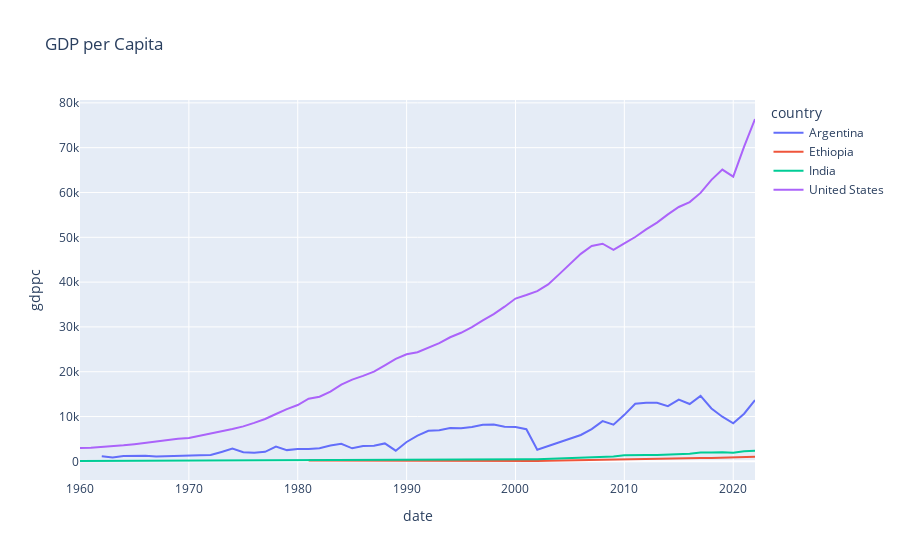
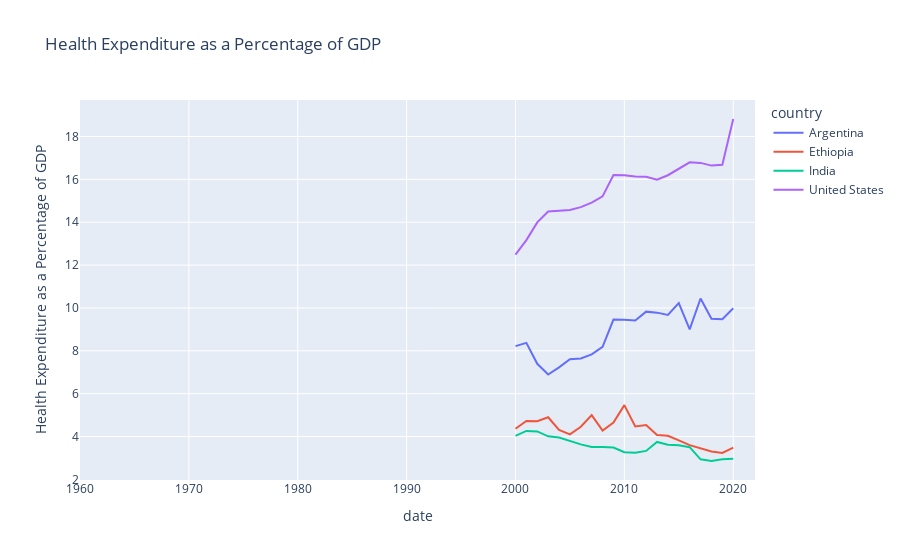
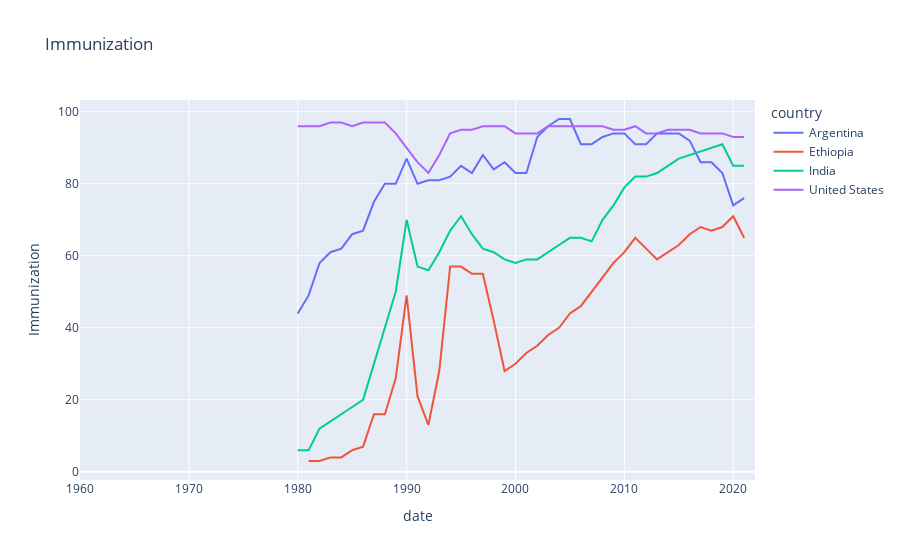
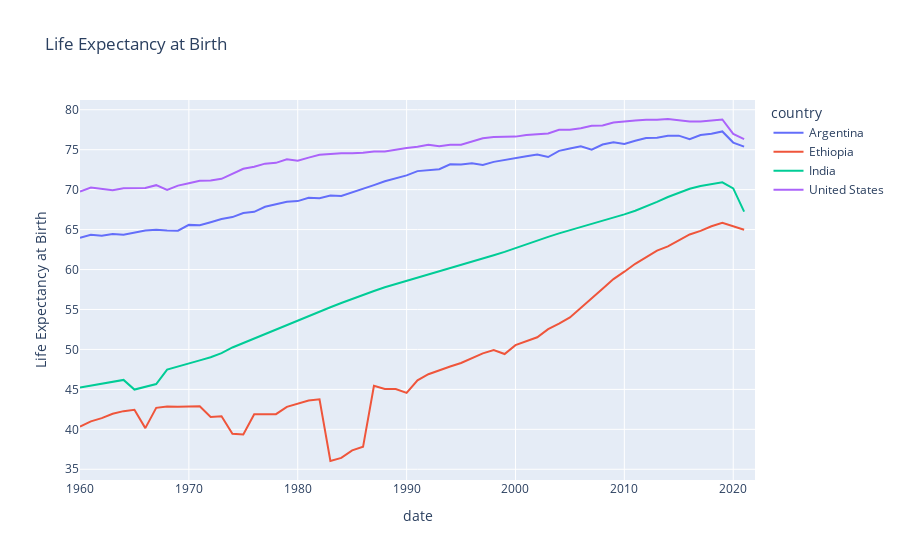

Here is the notebook cell these charts were saved with, in order:
### Markdown cell above
### Comparing the four chosen countries

### Code cell
#GDP per capita
fig1 = px.line(df_gdp, x = 'date', y = 'gdppc', color = 'country', title = 'GDP per Capita')

#Health expenditure as a percentae of GDP
fig2 = px.line(df_health, x = 'date', y = 'Health Expenditure as a Percentage of GDP', color = 'country', title = 'Health Expenditure as a Percentage of GDP')

#Immunization
fig3 = px.line(df_health, x = 'date', y = 'Immunization', color = 'country', title = 'Immunization')

#Life Expectancy at Birth
fig4 = px.line(df_life_exp, x = 'date', y = 'Life Expectancy at Birth', color = 'country', title = 'Life Expectancy at Birth')

#Child Mortality
fig5 = px.line(df_life_exp, x = 'date', y = 'Child Mortality', color = 'country', title = 'Child Mortality')

# Maternal Mortality Rate
fig6 = px.line(df_immuni_childmortality, x = 'date', y = 'Maternal Mortality Rate', color = 'country', title = 'Maternal Mortality Rate')

# Unemployement Rate
fig7  = px.line(df_unemployement, x = 'date', y = 'Unemployement', color = 'country', title = 'Unemployement Rate')

fig1.show()
fig2.show()
fig3.show()
fig4.show()
fig5.show()
fig6.show()
fig7.show()

### Figure 1 — Plotly figure (JSON) as saved in the notebook; plotly's stock layout.template omitted (floating-point values rounded to 4 significant figures)
{"data": [{"hovertemplate": "country=Argentina<br>date=%{x}<br>gdppc=%{y}<extra></extra>", "legendgroup": "Argentina", "line": {"color": "#636efa", "dash": "solid"}, "marker": {"symbol": "circle"}, "mode": "lines", "name": "Argentina", "orientation": "v", "showlegend": true, "type": "scatter", "x": [2022, 2021, 2020, 2019, 2018, 2017, 2016, 2015, 2014, 2013, 2012, 2011, 2010, 2009, 2008, 2007, 2006, 2005, 2004, 2003, 2002, 2001, 2000, 1999, 1998, 1997, 1996, 1995, 1994, 1993, 1992, 1991, 1990, 1989, 1988, 1987, 1986, 1985, 1984, 1983, 1982, 1981, 1980, 1979, 1978, 1977, 1976, 1975, 1974, 1973, 1972, 1971, 1970, 1969, 1968, 1967, 1966, 1965, 1964, 1963, 1962, 1961, 1960], "xaxis": "x", "y": [13690.0, 10640.0, 8496.0, 9964.0, 11800.0, 14610.0, 12790.0, 13790.0, 12330.0, 13080.0, 13080.0, 12850.0, 10390.0, 8184.0, 8978.0, 7211.0, 5891.0, 5087.0, 4258.0, 3333.0, 2579.0, 7169.0, 7667.0, 7735.0, 8251.0, 8177.0, 7690.0, 7384.0, 7464.0, 6957.0, 6815.0, 5731.0, 4331.0, 2382.0, 4004.0, 3486.0, 3443.0, 2911.0, 3919.0, 3539.0, 2915.0, 2763.0, 2746.0, 2511.0, 3280.0, 2126.0, 1946.0, 2027.0, 2846.0, 2100.0, 1411.0, 1374.0, 1325.0, 1332.0, 1144.0, 1066.0, 1278.0, 1285.0, 1180.0, 855.3, 1163.0, null, null], "yaxis": "y"}, {"hovertemplate": "country=Ethiopia<br>date=%{x}<br>gdppc=%{y}<extra></extra>", "legendgroup": "Ethiopia", "line": {"color": "#EF553B", "dash": "solid"}, "marker": {"symbol": "circle"}, "mode": "lines", "name": "Ethiopia", "orientation": "v", "showlegend": true, "type": "scatter", "x": [2022, 2021, 2020, 2019, 2018, 2017, 2016, 2015, 2014, 2013, 2012, 2011, 2010, 2009, 2008, 2007, 2006, 2005, 2004, 2003, 2002, 2001, 2000, 1999, 1998, 1997, 1996, 1995, 1994, 1993, 1992, 1991, 1990, 1989, 1988, 1987, 1986, 1985, 1984, 1983, 1982, 1981, 1980, 1979, 1978, 1977, 1976, 1975, 1974, 1973, 1972, 1971, 1970, 1969, 1968, 1967, 1966, 1965, 1964, 1963, 1962, 1961, 1960], "xaxis": "x", "y": [1028.0, 925.0, 918.7, 840.4, 758.3, 755.8, 705.6, 630.3, 557.5, 490.8, 458.6, 348.0, 335.4, 373.9, 320.9, 240.3, 191.8, 160.1, 134.5, 117.9, 110.5, 119.3, 123.0, 118.3, 123.8, 140.3, 144.0, 133.3, 124.6, 164.2, 201.7, 269.6, 254.3, 248.4, 245.1, 245.7, 237.6, 235.3, 206.5, 224.1, 207.1, 204.5, null, null, null, null, null, null, null, null, null, null, null, null, null, null, null, null, null, null, null, null, null], "yaxis": "y"}, {"hovertemplate": "country=India<br>date=%{x}<br>gdppc=%{y}<extra></extra>", "legendgroup": "India", "line": {"color": "#00cc96", "dash": "solid"}, "marker": {"symbol": "circle"}, "mode": "lines", "name": "India", "orientation": "v", "showlegend": true, "type": "scatter", "x": [2022, 2021, 2020, 2019, 2018, 2017, 2016, 2015, 2014, 2013, 2012, 2011, 2010, 2009, 2008, 2007, 2006, 2005, 2004, 2003, 2002, 2001, 2000, 1999, 1998, 1997, 1996, 1995, 1994, 1993, 1992, 1991, 1990, 1989, 1988, 1987, 1986, 1985, 1984, 1983, 1982, 1981, 1980, 1979, 1978, 1977, 1976, 1975, 1974, 1973, 1972, 1971, 1970, 1969, 1968, 1967, 1966, 1965, 1964, 1963, 1962, 1961, 1960], "xaxis": "x", "y": [2389.0, 2238.0, 1913.0, 2050.0, 1974.0, 1958.0, 1714.0, 1590.0, 1560.0, 1438.0, 1434.0, 1450.0, 1351.0, 1097.0, 993.5, 1023.0, 802.0, 710.5, 624.1, 543.8, 468.8, 449.9, 442.0, 441.0, 412.5, 414.9, 399.6, 373.6, 346.2, 301.5, 317.6, 303.9, 368.7, 347.5, 355.7, 342.1, 312.1, 298.0, 278.1, 292.6, 275.3, 271.4, 267.4, 224.6, 206.1, 186.4, 161.1, 157.9, 163.2, 143.5, 122.6, 118.2, 112.0, 107.2, 99.52, 96.05, 89.76, 119.1, 115.5, 101.3, 90.28, 85.97, 83.04], "yaxis": "y"}, {"hovertemplate": "country=United States<br>date=%{x}<br>gdppc=%{y}<extra></extra>", "legendgroup": "United States", "line": {"color": "#ab63fa", "dash": "solid"}, "marker": {"symbol": "circle"}, "mode": "lines", "name": "United States", "orientation": "v", "showlegend": true, "type": "scatter", "x": [2022, 2021, 2020, 2019, 2018, 2017, 2016, 2015, 2014, 2013, 2012, 2011, 2010, 2009, 2008, 2007, 2006, 2005, 2004, 2003, 2002, 2001, 2000, 1999, 1998, 1997, 1996, 1995, 1994, 1993, 1992, 1991, 1990, 1989, 1988, 1987, 1986, 1985, 1984, 1983, 1982, 1981, 1980, 1979, 1978, 1977, 1976, 1975, 1974, 1973, 1972, 1971, 1970, 1969, 1968, 1967, 1966, 1965, 1964, 1963, 1962, 1961, 1960], "xaxis": "x", "y": [76400.0, 70220.0, 63530.0, 65120.0, 62820.0, 59910.0, 57870.0, 56760.0, 55120.0, 53290.0, 51780.0, 50070.0, 48650.0, 47190.0, 48570.0, 48050.0, 46300.0, 44120.0, 41720.0, 39490.0, 38000.0, 37130.0, 36330.0, 34520.0, 32850.0, 31460.0, 29970.0, 28690.0, 27690.0, 26390.0, 25420.0, 24340.0, 23890.0, 22860.0, 21420.0, 20040.0, 19070.0, 18240.0, 17120.0, 15540.0, 14430.0, 13980.0, 12570.0, 11670.0, 10560.0, 9453.0, 8592.0, 7801.0, 7226.0, 6726.0, 6094.0, 5609.0, 5234.0, 5032.0, 4696.0, 4336.0, 4146.0, 3828.0, 3574.0, 3375.0, 3244.0, 3067.0, 3007.0], "yaxis": "y"}], "layout": {"legend": {"title": {"text": "country"}, "tracegroupgap": 0}, "title": {"text": "GDP per Capita"}, "xaxis": {"anchor": "y", "domain": [0, 1], "title": {"text": "date"}}, "yaxis": {"anchor": "x", "domain": [0, 1], "title": {"text": "gdppc"}}}}

### Figure 2 — Plotly figure (JSON) as saved in the notebook; plotly's stock layout.template omitted (floating-point values rounded to 4 significant figures)
{"data": [{"hovertemplate": "country=Argentina<br>date=%{x}<br>Health Expenditure as a Percentage of GDP=%{y}<extra></extra>", "legendgroup": "Argentina", "line": {"color": "#636efa", "dash": "solid"}, "marker": {"symbol": "circle"}, "mode": "lines", "name": "Argentina", "orientation": "v", "showlegend": true, "type": "scatter", "x": [2022, 2021, 2020, 2019, 2018, 2017, 2016, 2015, 2014, 2013, 2012, 2011, 2010, 2009, 2008, 2007, 2006, 2005, 2004, 2003, 2002, 2001, 2000, 1999, 1998, 1997, 1996, 1995, 1994, 1993, 1992, 1991, 1990, 1989, 1988, 1987, 1986, 1985, 1984, 1983, 1982, 1981, 1980, 1979, 1978, 1977, 1976, 1975, 1974, 1973, 1972, 1971, 1970, 1969, 1968, 1967, 1966, 1965, 1964, 1963, 1962, 1961, 1960], "xaxis": "x", "y": [null, null, 9.984, 9.472, 9.499, 10.44, 9.002, 10.23, 9.671, 9.781, 9.827, 9.418, 9.445, 9.456, 8.183, 7.835, 7.64, 7.611, 7.229, 6.895, 7.393, 8.372, 8.22, null, null, null, null, null, null, null, null, null, null, null, null, null, null, null, null, null, null, null, null, null, null, null, null, null, null, null, null, null, null, null, null, null, null, null, null, null, null, null, null], "yaxis": "y"}, {"hovertemplate": "country=Ethiopia<br>date=%{x}<br>Health Expenditure as a Percentage of GDP=%{y}<extra></extra>", "legendgroup": "Ethiopia", "line": {"color": "#EF553B", "dash": "solid"}, "marker": {"symbol": "circle"}, "mode": "lines", "name": "Ethiopia", "orientation": "v", "showlegend": true, "type": "scatter", "x": [2022, 2021, 2020, 2019, 2018, 2017, 2016, 2015, 2014, 2013, 2012, 2011, 2010, 2009, 2008, 2007, 2006, 2005, 2004, 2003, 2002, 2001, 2000, 1999, 1998, 1997, 1996, 1995, 1994, 1993, 1992, 1991, 1990, 1989, 1988, 1987, 1986, 1985, 1984, 1983, 1982, 1981, 1980, 1979, 1978, 1977, 1976, 1975, 1974, 1973, 1972, 1971, 1970, 1969, 1968, 1967, 1966, 1965, 1964, 1963, 1962, 1961, 1960], "xaxis": "x", "y": [null, null, 3.481, 3.234, 3.304, 3.453, 3.6, 3.823, 4.034, 4.075, 4.54, 4.469, 5.466, 4.65, 4.281, 5.001, 4.458, 4.101, 4.313, 4.9, 4.713, 4.723, 4.365, null, null, null, null, null, null, null, null, null, null, null, null, null, null, null, null, null, null, null, null, null, null, null, null, null, null, null, null, null, null, null, null, null, null, null, null, null, null, null, null], "yaxis": "y"}, {"hovertemplate": "country=India<br>date=%{x}<br>Health Expenditure as a Percentage of GDP=%{y}<extra></extra>", "legendgroup": "India", "line": {"color": "#00cc96", "dash": "solid"}, "marker": {"symbol": "circle"}, "mode": "lines", "name": "India", "orientation": "v", "showlegend": true, "type": "scatter", "x": [2022, 2021, 2020, 2019, 2018, 2017, 2016, 2015, 2014, 2013, 2012, 2011, 2010, 2009, 2008, 2007, 2006, 2005, 2004, 2003, 2002, 2001, 2000, 1999, 1998, 1997, 1996, 1995, 1994, 1993, 1992, 1991, 1990, 1989, 1988, 1987, 1986, 1985, 1984, 1983, 1982, 1981, 1980, 1979, 1978, 1977, 1976, 1975, 1974, 1973, 1972, 1971, 1970, 1969, 1968, 1967, 1966, 1965, 1964, 1963, 1962, 1961, 1960], "xaxis": "x", "y": [null, null, 2.959, 2.944, 2.858, 2.936, 3.504, 3.596, 3.62, 3.749, 3.329, 3.246, 3.272, 3.485, 3.515, 3.518, 3.635, 3.791, 3.957, 4.008, 4.24, 4.263, 4.035, null, null, null, null, null, null, null, null, null, null, null, null, null, null, null, null, null, null, null, null, null, null, null, null, null, null, null, null, null, null, null, null, null, null, null, null, null, null, null, null], "yaxis": "y"}, {"hovertemplate": "country=United States<br>date=%{x}<br>Health Expenditure as a Percentage of GDP=%{y}<extra></extra>", "legendgroup": "United States", "line": {"color": "#ab63fa", "dash": "solid"}, "marker": {"symbol": "circle"}, "mode": "lines", "name": "United States", "orientation": "v", "showlegend": true, "type": "scatter", "x": [2022, 2021, 2020, 2019, 2018, 2017, 2016, 2015, 2014, 2013, 2012, 2011, 2010, 2009, 2008, 2007, 2006, 2005, 2004, 2003, 2002, 2001, 2000, 1999, 1998, 1997, 1996, 1995, 1994, 1993, 1992, 1991, 1990, 1989, 1988, 1987, 1986, 1985, 1984, 1983, 1982, 1981, 1980, 1979, 1978, 1977, 1976, 1975, 1974, 1973, 1972, 1971, 1970, 1969, 1968, 1967, 1966, 1965, 1964, 1963, 1962, 1961, 1960], "xaxis": "x", "y": [null, null, 18.82, 16.68, 16.64, 16.77, 16.79, 16.48, 16.19, 15.99, 16.12, 16.14, 16.2, 16.2, 15.2, 14.91, 14.7, 14.57, 14.55, 14.5, 13.99, 13.16, 12.49, null, null, null, null, null, null, null, null, null, null, null, null, null, null, null, null, null, null, null, null, null, null, null, null, null, null, null, null, null, null, null, null, null, null, null, null, null, null, null, null], "yaxis": "y"}], "layout": {"legend": {"title": {"text": "country"}, "tracegroupgap": 0}, "title": {"text": "Health Expenditure as a Percentage of GDP"}, "xaxis": {"anchor": "y", "domain": [0, 1], "title": {"text": "date"}}, "yaxis": {"anchor": "x", "domain": [0, 1], "title": {"text": "Health Expenditure as a Percentage of GDP"}}}}

### Figure 3 — Plotly figure (JSON) as saved in the notebook; plotly's stock layout.template omitted (floating-point values rounded to 4 significant figures)
{"data": [{"hovertemplate": "country=Argentina<br>date=%{x}<br>Immunization=%{y}<extra></extra>", "legendgroup": "Argentina", "line": {"color": "#636efa", "dash": "solid"}, "marker": {"symbol": "circle"}, "mode": "lines", "name": "Argentina", "orientation": "v", "showlegend": true, "type": "scatter", "x": [2022, 2021, 2020, 2019, 2018, 2017, 2016, 2015, 2014, 2013, 2012, 2011, 2010, 2009, 2008, 2007, 2006, 2005, 2004, 2003, 2002, 2001, 2000, 1999, 1998, 1997, 1996, 1995, 1994, 1993, 1992, 1991, 1990, 1989, 1988, 1987, 1986, 1985, 1984, 1983, 1982, 1981, 1980, 1979, 1978, 1977, 1976, 1975, 1974, 1973, 1972, 1971, 1970, 1969, 1968, 1967, 1966, 1965, 1964, 1963, 1962, 1961, 1960], "xaxis": "x", "y": [null, 76, 74, 83, 86, 86, 92, 94, 94, 94, 91, 91, 94, 94, 93, 91, 91, 98, 98, 96, 93, 83, 83, 86, 84, 88, 83, 85, 82, 81, 81, 80, 87, 80, 80, 75, 67, 66, 62, 61, 58, 49, 44, null, null, null, null, null, null, null, null, null, null, null, null, null, null, null, null, null, null, null, null], "yaxis": "y"}, {"hovertemplate": "country=Ethiopia<br>date=%{x}<br>Immunization=%{y}<extra></extra>", "legendgroup": "Ethiopia", "line": {"color": "#EF553B", "dash": "solid"}, "marker": {"symbol": "circle"}, "mode": "lines", "name": "Ethiopia", "orientation": "v", "showlegend": true, "type": "scatter", "x": [2022, 2021, 2020, 2019, 2018, 2017, 2016, 2015, 2014, 2013, 2012, 2011, 2010, 2009, 2008, 2007, 2006, 2005, 2004, 2003, 2002, 2001, 2000, 1999, 1998, 1997, 1996, 1995, 1994, 1993, 1992, 1991, 1990, 1989, 1988, 1987, 1986, 1985, 1984, 1983, 1982, 1981, 1980, 1979, 1978, 1977, 1976, 1975, 1974, 1973, 1972, 1971, 1970, 1969, 1968, 1967, 1966, 1965, 1964, 1963, 1962, 1961, 1960], "xaxis": "x", "y": [null, 65, 71, 68, 67, 68, 66, 63, 61, 59, 62, 65, 61, 58, 54, 50, 46, 44, 40, 38, 35, 33, 30, 28, 42, 55, 55, 57, 57, 28, 13, 21, 49, 26, 16, 16, 7, 6, 4, 4, 3, 3, null, null, null, null, null, null, null, null, null, null, null, null, null, null, null, null, null, null, null, null, null], "yaxis": "y"}, {"hovertemplate": "country=India<br>date=%{x}<br>Immunization=%{y}<extra></extra>", "legendgroup": "India", "line": {"color": "#00cc96", "dash": "solid"}, "marker": {"symbol": "circle"}, "mode": "lines", "name": "India", "orientation": "v", "showlegend": true, "type": "scatter", "x": [2022, 2021, 2020, 2019, 2018, 2017, 2016, 2015, 2014, 2013, 2012, 2011, 2010, 2009, 2008, 2007, 2006, 2005, 2004, 2003, 2002, 2001, 2000, 1999, 1998, 1997, 1996, 1995, 1994, 1993, 1992, 1991, 1990, 1989, 1988, 1987, 1986, 1985, 1984, 1983, 1982, 1981, 1980, 1979, 1978, 1977, 1976, 1975, 1974, 1973, 1972, 1971, 1970, 1969, 1968, 1967, 1966, 1965, 1964, 1963, 1962, 1961, 1960], "xaxis": "x", "y": [null, 85, 85, 91, 90, 89, 88, 87, 85, 83, 82, 82, 79, 74, 70, 64, 65, 65, 63, 61, 59, 59, 58, 59, 61, 62, 66, 71, 67, 61, 56, 57, 70, 50, 40, 30, 20, 18, 16, 14, 12, 6, 6, null, null, null, null, null, null, null, null, null, null, null, null, null, null, null, null, null, null, null, null], "yaxis": "y"}, {"hovertemplate": "country=United States<br>date=%{x}<br>Immunization=%{y}<extra></extra>", "legendgroup": "United States", "line": {"color": "#ab63fa", "dash": "solid"}, "marker": {"symbol": "circle"}, "mode": "lines", "name": "United States", "orientation": "v", "showlegend": true, "type": "scatter", "x": [2022, 2021, 2020, 2019, 2018, 2017, 2016, 2015, 2014, 2013, 2012, 2011, 2010, 2009, 2008, 2007, 2006, 2005, 2004, 2003, 2002, 2001, 2000, 1999, 1998, 1997, 1996, 1995, 1994, 1993, 1992, 1991, 1990, 1989, 1988, 1987, 1986, 1985, 1984, 1983, 1982, 1981, 1980, 1979, 1978, 1977, 1976, 1975, 1974, 1973, 1972, 1971, 1970, 1969, 1968, 1967, 1966, 1965, 1964, 1963, 1962, 1961, 1960], "xaxis": "x", "y": [null, 93, 93, 94, 94, 94, 95, 95, 95, 94, 94, 96, 95, 95, 96, 96, 96, 96, 96, 96, 94, 94, 94, 96, 96, 96, 95, 95, 94, 88, 83, 86, 90, 94, 97, 97, 97, 96, 97, 97, 96, 96, 96, null, null, null, null, null, null, null, null, null, null, null, null, null, null, null, null, null, null, null, null], "yaxis": "y"}], "layout": {"legend": {"title": {"text": "country"}, "tracegroupgap": 0}, "title": {"text": "Immunization"}, "xaxis": {"anchor": "y", "domain": [0, 1], "title": {"text": "date"}}, "yaxis": {"anchor": "x", "domain": [0, 1], "title": {"text": "Immunization"}}}}

### Figure 4 — Plotly figure (JSON) as saved in the notebook; plotly's stock layout.template omitted (floating-point values rounded to 4 significant figures)
{"data": [{"hovertemplate": "country=Argentina<br>date=%{x}<br>Life Expectancy at Birth=%{y}<extra></extra>", "legendgroup": "Argentina", "line": {"color": "#636efa", "dash": "solid"}, "marker": {"symbol": "circle"}, "mode": "lines", "name": "Argentina", "orientation": "v", "showlegend": true, "type": "scatter", "x": [2022, 2021, 2020, 2019, 2018, 2017, 2016, 2015, 2014, 2013, 2012, 2011, 2010, 2009, 2008, 2007, 2006, 2005, 2004, 2003, 2002, 2001, 2000, 1999, 1998, 1997, 1996, 1995, 1994, 1993, 1992, 1991, 1990, 1989, 1988, 1987, 1986, 1985, 1984, 1983, 1982, 1981, 1980, 1979, 1978, 1977, 1976, 1975, 1974, 1973, 1972, 1971, 1970, 1969, 1968, 1967, 1966, 1965, 1964, 1963, 1962, 1961, 1960], "xaxis": "x", "y": [null, 75.39, 75.89, 77.28, 77.0, 76.83, 76.31, 76.76, 76.75, 76.49, 76.47, 76.12, 75.72, 75.94, 75.64, 75.01, 75.43, 75.14, 74.86, 74.08, 74.41, 74.19, 73.93, 73.72, 73.47, 73.09, 73.31, 73.13, 73.17, 72.56, 72.43, 72.32, 71.78, 71.42, 71.05, 70.56, 70.12, 69.65, 69.19, 69.27, 68.94, 68.98, 68.56, 68.49, 68.2, 67.86, 67.23, 67.08, 66.56, 66.32, 65.92, 65.54, 65.59, 64.86, 64.89, 64.99, 64.89, 64.59, 64.36, 64.45, 64.24, 64.36, 63.98], "yaxis": "y"}, {"hovertemplate": "country=Ethiopia<br>date=%{x}<br>Life Expectancy at Birth=%{y}<extra></extra>", "legendgroup": "Ethiopia", "line": {"color": "#EF553B", "dash": "solid"}, "marker": {"symbol": "circle"}, "mode": "lines", "name": "Ethiopia", "orientation": "v", "showlegend": true, "type": "scatter", "x": [2022, 2021, 2020, 2019, 2018, 2017, 2016, 2015, 2014, 2013, 2012, 2011, 2010, 2009, 2008, 2007, 2006, 2005, 2004, 2003, 2002, 2001, 2000, 1999, 1998, 1997, 1996, 1995, 1994, 1993, 1992, 1991, 1990, 1989, 1988, 1987, 1986, 1985, 1984, 1983, 1982, 1981, 1980, 1979, 1978, 1977, 1976, 1975, 1974, 1973, 1972, 1971, 1970, 1969, 1968, 1967, 1966, 1965, 1964, 1963, 1962, 1961, 1960], "xaxis": "x", "y": [null, 64.97, 65.37, 65.84, 65.41, 64.84, 64.39, 63.65, 62.91, 62.37, 61.54, 60.72, 59.73, 58.8, 57.59, 56.43, 55.15, 54.01, 53.23, 52.53, 51.52, 51.04, 50.54, 49.42, 49.93, 49.51, 48.92, 48.3, 47.86, 47.39, 46.9, 46.13, 44.56, 45.04, 45.06, 45.44, 37.81, 37.36, 36.43, 36.04, 43.77, 43.61, 43.22, 42.81, 41.9, 41.89, 41.9, 39.36, 39.45, 41.63, 41.55, 42.89, 42.81, 42.83, 42.84, 42.69, 40.15, 42.44, 42.27, 41.96, 41.4, 40.99, 40.33], "yaxis": "y"}, {"hovertemplate": "country=India<br>date=%{x}<br>Life Expectancy at Birth=%{y}<extra></extra>", "legendgroup": "India", "line": {"color": "#00cc96", "dash": "solid"}, "marker": {"symbol": "circle"}, "mode": "lines", "name": "India", "orientation": "v", "showlegend": true, "type": "scatter", "x": [2022, 2021, 2020, 2019, 2018, 2017, 2016, 2015, 2014, 2013, 2012, 2011, 2010, 2009, 2008, 2007, 2006, 2005, 2004, 2003, 2002, 2001, 2000, 1999, 1998, 1997, 1996, 1995, 1994, 1993, 1992, 1991, 1990, 1989, 1988, 1987, 1986, 1985, 1984, 1983, 1982, 1981, 1980, 1979, 1978, 1977, 1976, 1975, 1974, 1973, 1972, 1971, 1970, 1969, 1968, 1967, 1966, 1965, 1964, 1963, 1962, 1961, 1960], "xaxis": "x", "y": [null, 67.24, 70.15, 70.91, 70.71, 70.47, 70.12, 69.64, 69.07, 68.46, 67.89, 67.36, 66.91, 66.51, 66.15, 65.79, 65.41, 65.0, 64.52, 64.09, 63.62, 63.09, 62.67, 62.21, 61.79, 61.39, 60.98, 60.6, 60.22, 59.81, 59.45, 59.05, 58.65, 58.23, 57.78, 57.31, 56.84, 56.33, 55.82, 55.28, 54.73, 54.17, 53.61, 53.06, 52.49, 51.91, 51.39, 50.81, 50.24, 49.54, 49.02, 48.63, 48.24, 47.86, 47.47, 45.67, 45.33, 44.98, 46.18, 45.94, 45.66, 45.4, 45.22], "yaxis": "y"}, {"hovertemplate": "country=United States<br>date=%{x}<br>Life Expectancy at Birth=%{y}<extra></extra>", "legendgroup": "United States", "line": {"color": "#ab63fa", "dash": "solid"}, "marker": {"symbol": "circle"}, "mode": "lines", "name": "United States", "orientation": "v", "showlegend": true, "type": "scatter", "x": [2022, 2021, 2020, 2019, 2018, 2017, 2016, 2015, 2014, 2013, 2012, 2011, 2010, 2009, 2008, 2007, 2006, 2005, 2004, 2003, 2002, 2001, 2000, 1999, 1998, 1997, 1996, 1995, 1994, 1993, 1992, 1991, 1990, 1989, 1988, 1987, 1986, 1985, 1984, 1983, 1982, 1981, 1980, 1979, 1978, 1977, 1976, 1975, 1974, 1973, 1972, 1971, 1970, 1969, 1968, 1967, 1966, 1965, 1964, 1963, 1962, 1961, 1960], "xaxis": "x", "y": [null, 76.33, 76.98, 78.79, 78.64, 78.54, 78.54, 78.69, 78.84, 78.74, 78.74, 78.64, 78.54, 78.39, 78.04, 77.99, 77.69, 77.49, 77.49, 77.04, 76.94, 76.84, 76.64, 76.58, 76.58, 76.43, 76.03, 75.62, 75.62, 75.42, 75.62, 75.37, 75.21, 75.02, 74.77, 74.77, 74.61, 74.56, 74.56, 74.46, 74.36, 74.01, 73.61, 73.8, 73.36, 73.26, 72.86, 72.6, 71.96, 71.36, 71.16, 71.11, 70.81, 70.51, 69.95, 70.56, 70.21, 70.21, 70.17, 69.92, 70.12, 70.27, 69.77], "yaxis": "y"}], "layout": {"legend": {"title": {"text": "country"}, "tracegroupgap": 0}, "title": {"text": "Life Expectancy at Birth"}, "xaxis": {"anchor": "y", "domain": [0, 1], "title": {"text": "date"}}, "yaxis": {"anchor": "x", "domain": [0, 1], "title": {"text": "Life Expectancy at Birth"}}}}
